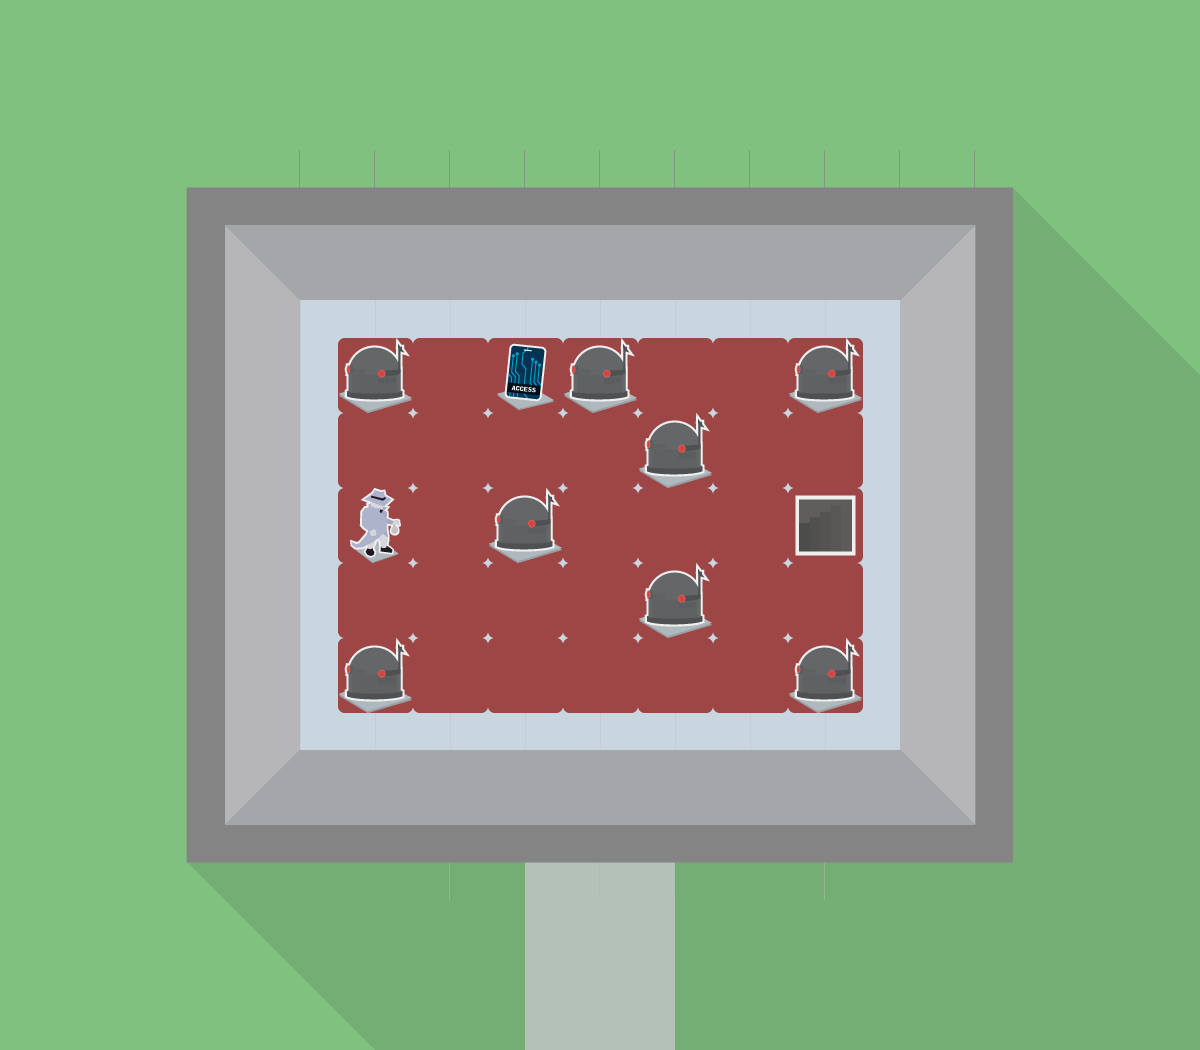

Tiled map render using the project's own tile images. Description and the whole map definition, tile-layer contents included, below:
An orthogonal 16x14 tile map with 75x75 px tiles, 3 tile layers (Board, Tiles, Assets), 5 tilesets.

<map version="1.0" tiledversion="1.1.4" orientation="orthogonal" renderorder="right-down" width="16" height="14" tilewidth="75" tileheight="75" infinite="0" nextobjectid="1">
 <tileset firstgid="1" name="hq_v2" tilewidth="75" tileheight="75" tilecount="56" columns="8">
  <image source="tilesets/hq_v2.png" width="600" height="525" />
 </tileset>
 <tileset firstgid="57" name="hq" tilewidth="38" tileheight="38" tilecount="100" columns="10">
  <image source="tilesets/hq.png" width="380" height="380" />
 </tileset>
 <tileset firstgid="157" name="tiles" tilewidth="75" tileheight="75" tilecount="12" columns="4">
  <image source="tiles.png" width="300" height="225" />
 </tileset>
 <tileset firstgid="169" name="warehouse_v2" tilewidth="75" tileheight="75" tilecount="42" columns="6">
  <image source="tilesets/warehouse_v2.png" width="450" height="525" />
 </tileset>
 <tileset firstgid="211" name="warehouse_v2" tilewidth="75" tileheight="75" tilecount="42" columns="6">
  <image source="tilesets/warehouse_v2.png" width="450" height="525" />
 </tileset>
 <layer name="Board" width="16" height="14">
  <data encoding="csv">
169,169,169,169,169,169,169,169,169,169,169,169,169,169,169,169,
169,169,169,169,169,169,169,169,169,169,169,169,169,169,169,169,
169,169,175,176,176,176,176,176,176,176,176,176,176,179,169,169,
169,169,181,182,183,183,183,183,183,183,183,183,184,185,186,169,
169,169,181,188,189,189,189,189,189,189,189,189,190,185,210,186,
169,169,181,188,189,189,189,189,189,189,189,189,190,185,210,210,
169,169,181,188,189,189,189,189,189,189,189,189,190,185,210,210,
169,169,181,188,189,189,189,189,189,189,189,189,190,185,210,210,
169,169,181,188,189,189,189,189,189,189,189,189,190,185,210,210,
169,169,181,188,189,189,189,189,189,189,189,189,190,185,210,210,
169,169,181,194,195,195,195,195,195,195,195,195,196,185,210,210,
169,169,199,200,200,201,200,202,202,200,201,200,200,203,210,210,
169,169,169,206,210,210,210,54,54,210,210,210,210,210,210,210,
169,169,169,169,206,210,210,54,54,210,210,210,210,210,210,210
</data>
 </layer>
 <layer name="Tiles" width="16" height="14" offsetx="38" offsety="38">
  <data encoding="csv">
0,0,0,0,0,0,0,0,0,0,0,0,0,0,0,0,
0,0,0,0,0,0,0,0,0,0,0,0,0,0,0,0,
0,0,0,0,0,0,0,0,0,0,0,0,0,0,0,0,
0,0,0,0,0,0,0,0,0,0,0,0,0,0,0,0,
0,0,0,0,162,162,162,162,162,162,162,0,0,0,0,0,
0,0,0,0,162,162,162,162,162,162,162,0,0,0,0,0,
0,0,0,0,162,162,162,162,162,162,162,0,0,0,0,0,
0,0,0,0,162,162,162,162,162,162,162,0,0,0,0,0,
0,0,0,0,162,162,162,162,162,162,162,0,0,0,0,0,
0,0,0,0,0,0,0,0,0,0,0,0,0,0,0,0,
0,0,0,0,0,0,0,0,0,0,0,0,0,0,0,0,
0,0,0,0,0,0,0,0,0,0,0,0,0,0,0,0,
0,0,0,0,0,0,0,0,0,0,0,0,0,0,0,0,
0,0,0,0,0,0,0,0,0,0,0,0,0,0,0,0
</data>
 </layer>
 <layer name="Assets" width="16" height="14" offsetx="38" offsety="38">
  <data encoding="csv">
0,0,0,0,0,0,0,0,0,0,0,0,0,0,0,0,
0,0,0,0,0,0,0,0,0,0,0,0,0,0,0,0,
0,0,0,0,0,0,0,0,0,0,0,0,0,0,0,0,
0,0,0,0,0,0,0,0,0,0,0,0,0,0,0,0,
0,0,0,0,163,0,166,163,0,0,163,0,0,0,0,0,
0,0,0,0,0,0,0,0,163,0,0,0,0,0,0,0,
0,0,0,0,164,0,163,0,0,0,158,0,0,0,0,0,
0,0,0,0,0,0,0,0,163,0,0,0,0,0,0,0,
0,0,0,0,163,0,0,0,0,0,163,0,0,0,0,0,
0,0,0,0,0,0,0,0,0,0,0,0,0,0,0,0,
0,0,0,0,0,0,0,0,0,0,0,0,0,0,0,0,
0,0,0,0,0,0,0,0,0,0,0,0,0,0,0,0,
0,0,0,0,0,0,0,0,0,0,0,0,0,0,0,0,
0,0,0,0,0,0,0,0,0,0,0,0,0,0,0,0
</data>
 </layer>
</map>
